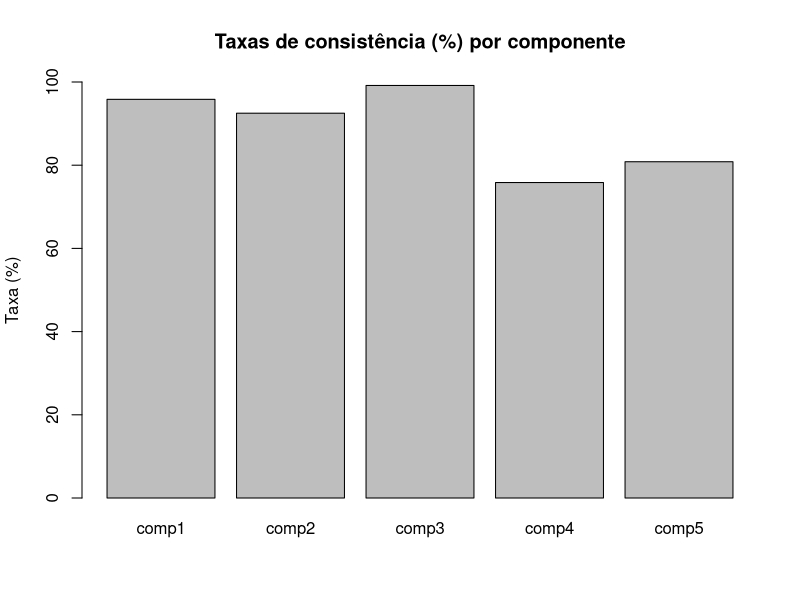

R code for this plot:
## ---- chunk 1
set.seed(999)
library(dplyr)

k <- 120

reentrevistas <- tibble(
  dom_id = 1:k,
  cons_comp1 = rbinom(k, 1, 0.95), # número de moradores
  cons_comp2 = rbinom(k, 1, 0.90), # data de nascimento
  cons_comp3 = rbinom(k, 1, 0.96), # cor/raça
  cons_comp4 = rbinom(k, 1, 0.70), # educação
  cons_comp5 = rbinom(k, 1, 0.80)  # trabalho
) |>
  mutate(
    taxa_dom = (cons_comp1 + cons_comp2 + cons_comp3 +
                cons_comp4 + cons_comp5) / 5
  )

dplyr::glimpse(reentrevistas)
## ---- chunk 2
taxas_comp <- reentrevistas |>
  summarise(
    comp1 = mean(cons_comp1),
    comp2 = mean(cons_comp2),
    comp3 = mean(cons_comp3),
    comp4 = mean(cons_comp4),
    comp5 = mean(cons_comp5)
  ) |>
  tidyr::pivot_longer(everything(),
                      names_to = "componente",
                      values_to = "taxa")

taxas_comp

barplot(taxas_comp$taxa * 100,
        names.arg = taxas_comp$componente,
        main = "Taxas de consistência (%) por componente",
        ylab = "Taxa (%)",
        ylim = c(0, 100))
## ---- chunk 3
total_consistentes <- sum(
  reentrevistas$cons_comp1,
  reentrevistas$cons_comp2,
  reentrevistas$cons_comp3,
  reentrevistas$cons_comp4,
  reentrevistas$cons_comp5
)

n_dom <- nrow(reentrevistas)
taxa_global <- total_consistentes / (5 * n_dom)
taxa_global

se_global <- sqrt(taxa_global * (1 - taxa_global) / (5 * n_dom))
ic_inf <- taxa_global - 1.96 * se_global
ic_sup <- taxa_global + 1.96 * se_global
c(ic_inf, ic_sup)
## ---- chunk 4
set.seed(2025)

sim_agencias <- function(ag, k, p_edu) {
  tibble(
    agencia = ag,
    dom_id  = 1:k,
    cons_comp4 = rbinom(k, 1, p_edu)
  )
}

agA <- sim_agencias("A", 60, 0.80)
agB <- sim_agencias("B", 60, 0.60)

re_edu <- dplyr::bind_rows(agA, agB)

re_edu |>
  group_by(agencia) |>
  summarise(
    taxa_edu = mean(cons_comp4)
  )
